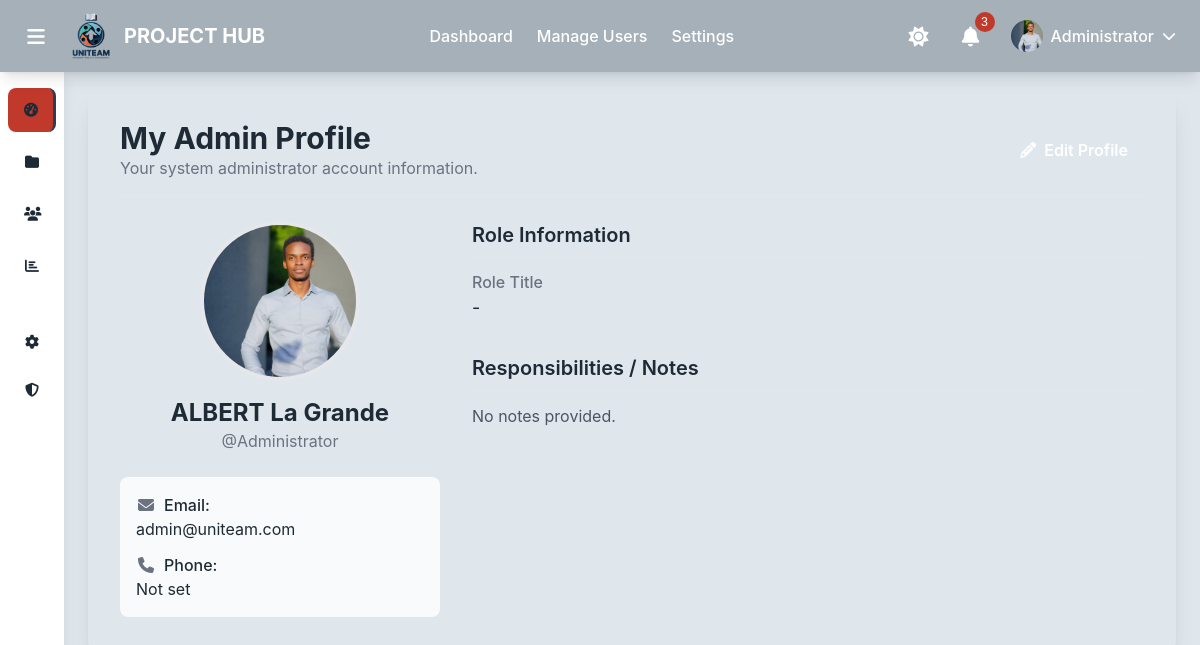
Screenshot of /accounts/profile/ (signed in) with the database file from the repository.
### users/models.py (models this page shows)
class CustomUser(AbstractUser):
    class Role(models.TextChoices):
        ADMIN = "ADMIN", "Admin"
        LECTURER = "LECTURER", "Lecturer"
        STUDENT = "STUDENT", "Student"
    role = models.CharField(max_length=50, choices=Role.choices)
    avatar = models.ImageField(upload_to='avatars/', null=True, blank=True)
    is_approved = models.BooleanField(default=True)
    phone_number = models.CharField(max_length=20, blank=True)
    def get_full_name(self):
        return f"{self.first_name} {self.last_name}"

### users/views.py (the view)
# urls.py: path('profile/', views.profile_details_view, name='profile_details'),
@login_required
def profile_details_view(request):
    if request.user.role == CustomUser.Role.STUDENT:
        template_name = 'users/profile_details_student.html'
    elif request.user.role == CustomUser.Role.LECTURER:
        template_name = 'users/profile_details_lecturer.html'
    elif request.user.role == CustomUser.Role.ADMIN:
        template_name = 'users/profile_details_admin.html'
    else:
        return redirect('dashboard_redirect')
    return render(request, template_name, {'user': request.user})

### templates/users/profile_details_admin.html (shortened to what this page needs)
{% extends "base/base_admin.html" %}
{% load static %}
{% block content %}
<div class="surface shadow-xl rounded-lg p-6 md:p-8">
    <div class="flex flex-col sm:flex-row justify-between sm:items-center mb-6 border-b pb-4 gap-4">
        <div>
            <h1 class="text-3xl font-bold">My Admin Profile</h1>
            <p class="text-gray-500">Your system administrator account information.</p>
        </div>
        <a href="{% url 'profile_edit' %}" class="btn btn-primary text-white font-semibold py-2 px-4 rounded-lg w-full sm:w-auto text-center">
            <i class="fas fa-pencil-alt mr-2"></i>Edit Profile
        </a>
    </div>
    <div class="grid grid-cols-1 md:grid-cols-3 gap-8">
        <div class="md:col-span-1 text-center">
            {% if user.avatar %}
                <img src="{{ user.avatar.url }}" alt="Profile Avatar" class="w-40 h-40 rounded-full mx-auto object-cover border-4 border-accent-2">
            {% else %}
                <div class="w-40 h-40 rounded-full mx-auto bg-gray-300 flex items-center justify-center text-5xl font-bold text-gray-600">
                    {{ user.first_name.0|default:'A'|upper }}{{ user.last_name.0|default:''|upper }}
                </div>
            {% endif %}
            <h2 class="text-2xl font-bold mt-4">{{ user.get_full_name }}</h2>
            <p class="text-gray-500">@{{ user.username }}</p>
            <div class="text-left mt-6 space-y-3 bg-gray-50 dark:bg-gray-700 p-4 rounded-lg">
                <p><i class="fas fa-envelope fa-fw mr-2 text-gray-500"></i><span class="font-medium">Email:</span><br>{{ user.email }}</p>
                <p><i class="fas fa-phone fa-fw mr-2 text-gray-500"></i><span class="font-medium">Phone:</span><br>{{ user.phone_number|default:"Not set" }}</p>
            </div>
        </div>
        <div class="md:col-span-2 space-y-8">
            <div>
                <h3 class="text-xl font-semibold border-b pb-2 mb-3">Role Information</h3>
                <dl class="grid grid-cols-1 sm:grid-cols-2 gap-x-6 gap-y-4">
                    <div><dt class="font-medium text-gray-500">Role Title</dt><dd class="text-lg">{{ user.adminprofile.role_title|default:"-" }}</dd></div>
                </dl>
            </div>
            <div>
                <h3 class="text-xl font-semibold border-b pb-2 mb-3">Responsibilities / Notes</h3>
                <p class="text-gray-600 dark:text-gray-300 leading-relaxed">{{ user.adminprofile.responsibilities|default:"No notes provided."|linebreaksbr }}</p>
            </div>
        </div>
    </div>
</div>
{% endblock %}

### templates/base/base_admin.html (shortened to what this page needs)
{% load static %}
<!DOCTYPE html>
<html lang="en">
<head>
    <script src="https://cdn.tailwindcss.com"></script>
    <link rel="stylesheet" href="https://cdnjs.cloudflare.com/ajax/libs/font-awesome/6.4.0/css/all.min.css">
</head>
<body>
    <header class="header-bg shadow-lg fixed top-0 w-full z-50">
        <div class="flex items-center justify-between px-4 py-3">
            <div class="flex items-center space-x-4">
                <button id="leftSidebarToggle" class="p-2 rounded-lg hover:bg-black hover:bg-opacity-10 transition-colors">
                    <div class="icon-wrapper">
                        <i class="fas fa-bars fa-lg text-white"></i>
                    </div>
                </button>
                <div class="flex items-center space-x-3">
                    <div class="logo-placeholder"><img src="{% static 'images/logo/uniteam_logo (1).png' %}" alt=""></div>
                    <h1 class="text-xl font-bold text-white header-title">PROJECT HUB</h1>
                </div>
            </div>
            <nav class="hidden md:flex items-center space-x-6">
                <a href="{% url 'admin_dashboard' %}" class="text-white hover:text-gray-200 transition-colors font-medium">Dashboard</a>
                <a href="{% url 'admin_user_list' %}" class="text-white hover:text-gray-200 transition-colors font-medium">Manage Users</a>
                <a href="#" class="text-white hover:text-gray-200 transition-colors font-medium">Settings</a>
            </nav>
            <div class="flex items-center space-x-3">
                <button id="themeToggle" class="p-2 rounded-lg hover:bg-black hover:bg-opacity-10 transition-colors text-white">
                    <div class="icon-wrapper">
                        <i class="fas fa-sun fa-lg"></i>
                    </div>
                </button>
                <button id="rightSidebarToggle" class="relative p-2 rounded-lg hover:bg-black hover:bg-opacity-10 transition-colors text-white">
                    <div class="icon-wrapper">
                        <i class="fas fa-bell fa-lg"></i>
                    </div>
                    <span class="notification-badge absolute -top-1 -right-1">3</span>
                </button>
                <div class="profile-dropdown">
                    <div class="profile-button">
                        {% if user.avatar %}
                            <img src="{{ user.avatar.url }}" alt="{{ user.username }}'s Avatar" class="profile-avatar">
                        {% else %}
                            <div class="profile-avatar bg-accent-1 flex items-center justify-center text-white font-bold">
                                {{ user.first_name.0|default:user.username.0|upper }}
                            </div>
                        {% endif %}
                        <span class="profile-text">{{ user.username|capfirst }}</span>
                        <i class="fas fa-chevron-down dropdown-arrow text-white text-sm"></i>
                    </div>
                </div>
            </div>
        </div>
    </header>
    <div class="flex pt-16">
        <aside id="leftSidebar" class="surface-bg shadow-lg sidebar-transition sidebar-collapsed fixed left-0 top-16 h-full z-40">
            <nav class="py-6 px-2 h-full flex flex-col">
                <div class="space-y-2 flex-1">
                    <a href="{% url 'admin_dashboard' %}" class="nav-item flex items-center px-4 py-3 rounded-lg text-sm font-medium active" data-tooltip="Dashboard">
                        <div class="fa-icon">
                            <i class="fas fa-tachometer-alt"></i>
                        </div>
                    </a>
                    <a href="#" class="nav-item flex items-center px-4 py-3 rounded-lg text-sm font-medium" data-tooltip="Projects">
                        <div class="fa-icon">
                            <i class="fas fa-folder"></i>
                        </div>
                    </a>
                    <a href="{% url 'admin_user_list' %}" class="nav-item flex items-center px-4 py-3 rounded-lg text-sm font-medium" data-tooltip="Users">
                        <div class="fa-icon">
                            <i class="fas fa-users"></i>
                        </div>
                    </a>
                    <a href="#" class="nav-item flex items-center px-4 py-3 rounded-lg text-sm font-medium" data-tooltip="Reports">
                        <div class="fa-icon">
                            <i class="fas fa-chart-bar"></i>
                        </div>
                    </a>
                    <div class="pt-4">
                        <div class="mt-2 space-y-1">
                            <a href="#" class="nav-item flex items-center px-4 py-3 rounded-lg text-sm font-medium" data-tooltip="Settings">
                                <div class="fa-icon">
                                    <i class="fas fa-cog"></i>
                                </div>
                            </a>
                            <a href="#" class="nav-item flex items-center px-4 py-3 rounded-lg text-sm font-medium" data-tooltip="Security">
                                <div class="fa-icon">
                                    <i class="fas fa-shield-alt"></i>
                                </div>
                            </a>
                        </div>
                    </div>
                </div>
            </nav>
        </aside>
        <main id="mainContent" class="flex-1 transition-all duration-300 ml-16">
            <div class="p-6">
                {% block content %}
                {% endblock %}
            </div>
        </main>
    </div>
</body>
</html>

### templates/base/base_admin.html (style rules this page uses)
:root { --light-gray: #DFE6EC; --dark-gray: #A6B0B9; --accent-1: #C0392B; --accent-2: #2C3E50; --text-dark: #1E2A35; --background: var(--light-gray); --surface: #ffffff; --header-bg: var(--dark-gray); --footer-bg: var(--dark-gray); }
body { background-color: var(--background); color: var(--text-dark); font-family: 'Inter', system-ui, sans-serif; transition: background-color 0.3s ease; }
.header-bg { background-color: var(--header-bg); }
.surface-bg { background-color: var(--surface); }
.sidebar-transition { transition: all 0.3s ease-in-out; }
.sidebar-collapsed { width: 4rem; }
.nav-item { transition: all 0.2s ease; white-space: nowrap; overflow: hidden; }
.nav-item.active { background-color: var(--accent-1); border-right: 3px solid var(--accent-2); }
.profile-dropdown { position: relative; margin-left: 0.5rem; }
.profile-button { display: flex; align-items: center; padding: 0.5rem; border-radius: 0.375rem; transition: background-color 0.2s; cursor: pointer; }
.profile-avatar { width: 2rem; height: 2rem; border-radius: 9999px; object-fit: cover; }
.profile-text { margin-left: 0.5rem; color: white; font-weight: 500; display: none; }
@media (min-width: 640px) { .profile-text { display: block; } }
.dropdown-arrow { margin-left: 0.5rem; transition: transform 0.3s; }
.logo-placeholder { width: 40px; height: 40px; border-radius: 8px; display: flex; align-items: center; justify-content: center; color: white; font-weight: bold; font-size: 18px; }
.notification-badge { background-color: var(--accent-1); color: white; font-size: 0.75rem; min-width: 1.25rem; height: 1.25rem; border-radius: 0.625rem; display: flex; align-items: center; justify-content: center; }
.icon-wrapper { display: flex; align-items: center; justify-content: center; width: 24px; height: 24px; }
#mainContent { transition: margin-left 0.3s ease, width 0.3s ease; }
.sidebar-collapsed .nav-item { position: relative; }
.fa-icon { width: 20px; height: 20px; display: flex; align-items: center; justify-content: center; }

### rows the page displays
CustomUser: avatar (picture), username "Administrator", get_full_name "ALBERT La Grande", email "admin@uniteam.com", phone_number "Not set", adminprofile.role_title "-"
